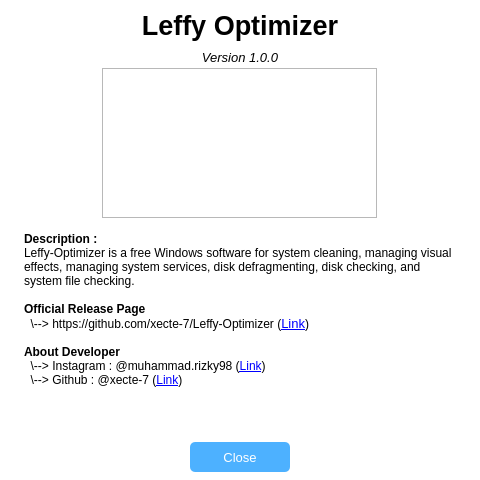
<?xml version="1.0" encoding="UTF-8"?>
<ui version="4.0">
 <class>Dialog</class>
 <widget class="QDialog" name="Dialog">
  <property name="geometry">
   <rect>
    <x>0</x>
    <y>0</y>
    <width>480</width>
    <height>480</height>
   </rect>
  </property>
  <property name="minimumSize">
   <size>
    <width>480</width>
    <height>480</height>
   </size>
  </property>
  <property name="maximumSize">
   <size>
    <width>480</width>
    <height>480</height>
   </size>
  </property>
  <property name="windowTitle">
   <string>Leffy-Optimizer v1.0.0 (About)</string>
  </property>
  <property name="windowIcon">
   <iconset resource="resources/qt_resource.qrc">
    <normaloff>:/logo/logo/logo-leffy_optimizer.png</normaloff>:/logo/logo/logo-leffy_optimizer.png</iconset>
  </property>
  <property name="styleSheet">
   <string notr="true">QDialog#Dialog {
	background-color: #ffffff;
}
QTextEdit#txt_Info {
	border: none;
	padding-left: 20px;
	padding-right: 20px;
	padding-top: 10px;
	padding-bottom: 10px;
}
QPushButton {
	background-color: #4db1ff;
	border-radius: 5px;
	color: #ffffff;
}</string>
  </property>
  <layout class="QVBoxLayout" name="verticalLayout">
   <property name="spacing">
    <number>0</number>
   </property>
   <property name="leftMargin">
    <number>0</number>
   </property>
   <property name="topMargin">
    <number>0</number>
   </property>
   <property name="rightMargin">
    <number>0</number>
   </property>
   <property name="bottomMargin">
    <number>0</number>
   </property>
   <item>
    <spacer name="verticalSpacer1">
     <property name="orientation">
      <enum>Qt::Vertical</enum>
     </property>
     <property name="sizeHint" stdset="0">
      <size>
       <width>20</width>
       <height>40</height>
      </size>
     </property>
    </spacer>
   </item>
   <item>
    <widget class="QLabel" name="lbl_Title">
     <property name="minimumSize">
      <size>
       <width>0</width>
       <height>35</height>
      </size>
     </property>
     <property name="maximumSize">
      <size>
       <width>16777215</width>
       <height>16777215</height>
      </size>
     </property>
     <property name="font">
      <font>
       <pointsize>20</pointsize>
       <bold>true</bold>
      </font>
     </property>
     <property name="text">
      <string>Leffy Optimizer</string>
     </property>
     <property name="alignment">
      <set>Qt::AlignCenter</set>
     </property>
    </widget>
   </item>
   <item>
    <widget class="QLabel" name="lbl_Version">
     <property name="minimumSize">
      <size>
       <width>0</width>
       <height>25</height>
      </size>
     </property>
     <property name="maximumSize">
      <size>
       <width>16777215</width>
       <height>20</height>
      </size>
     </property>
     <property name="font">
      <font>
       <pointsize>10</pointsize>
       <italic>true</italic>
      </font>
     </property>
     <property name="text">
      <string>Version 1.0.0</string>
     </property>
     <property name="alignment">
      <set>Qt::AlignCenter</set>
     </property>
    </widget>
   </item>
   <item alignment="Qt::AlignHCenter|Qt::AlignVCenter">
    <widget class="QFrame" name="frame_Main">
     <property name="minimumSize">
      <size>
       <width>275</width>
       <height>150</height>
      </size>
     </property>
     <property name="maximumSize">
      <size>
       <width>375</width>
       <height>16777215</height>
      </size>
     </property>
     <property name="styleSheet">
      <string notr="true">border-image: url(:/images/images/leffy.jpg);</string>
     </property>
     <property name="frameShape">
      <enum>QFrame::StyledPanel</enum>
     </property>
     <property name="frameShadow">
      <enum>QFrame::Raised</enum>
     </property>
    </widget>
   </item>
   <item>
    <widget class="QTextEdit" name="txt_Info">
     <property name="minimumSize">
      <size>
       <width>0</width>
       <height>215</height>
      </size>
     </property>
     <property name="maximumSize">
      <size>
       <width>16777215</width>
       <height>16777215</height>
      </size>
     </property>
     <property name="font">
      <font>
       <pointsize>10</pointsize>
      </font>
     </property>
     <property name="readOnly">
      <bool>true</bool>
     </property>
     <property name="html">
      <string>&lt;!DOCTYPE HTML PUBLIC &quot;-//W3C//DTD HTML 4.0//EN&quot; &quot;http://www.w3.org/TR/REC-html40/strict.dtd&quot;&gt;
&lt;html&gt;&lt;head&gt;&lt;meta name=&quot;qrichtext&quot; content=&quot;1&quot; /&gt;&lt;meta charset=&quot;utf-8&quot; /&gt;&lt;style type=&quot;text/css&quot;&gt;
p, li { white-space: pre-wrap; }
hr { height: 1px; border-width: 0; }
li.unchecked::marker { content: &quot;\2610&quot;; }
li.checked::marker { content: &quot;\2612&quot;; }
&lt;/style&gt;&lt;/head&gt;&lt;body style=&quot; font-family:'Segoe UI'; font-size:10pt; font-weight:400; font-style:normal;&quot;&gt;
&lt;p style=&quot; margin-top:0px; margin-bottom:0px; margin-left:0px; margin-right:0px; -qt-block-indent:0; text-indent:0px;&quot;&gt;&lt;span style=&quot; font-size:9pt; font-weight:700;&quot;&gt;Description :&lt;/span&gt;&lt;/p&gt;
&lt;p style=&quot; margin-top:0px; margin-bottom:0px; margin-left:0px; margin-right:0px; -qt-block-indent:0; text-indent:0px;&quot;&gt;&lt;span style=&quot; font-size:9pt;&quot;&gt;Leffy-Optimizer is a free Windows software for system cleaning, managing visual effects, managing system services, disk defragmenting, disk checking, and system file checking.&lt;/span&gt;&lt;/p&gt;
&lt;p style=&quot;-qt-paragraph-type:empty; margin-top:0px; margin-bottom:0px; margin-left:0px; margin-right:0px; -qt-block-indent:0; text-indent:0px; font-size:9pt;&quot;&gt;&lt;br /&gt;&lt;/p&gt;
&lt;p style=&quot; margin-top:0px; margin-bottom:0px; margin-left:0px; margin-right:0px; -qt-block-indent:0; text-indent:0px;&quot;&gt;&lt;span style=&quot; font-size:9pt; font-weight:700;&quot;&gt;Official Release Page&lt;/span&gt;&lt;/p&gt;
&lt;p style=&quot; margin-top:0px; margin-bottom:0px; margin-left:0px; margin-right:0px; -qt-block-indent:0; text-indent:0px;&quot;&gt;&lt;span style=&quot; font-size:9pt;&quot;&gt;  \--&amp;gt; https://github.com/xecte-7/Leffy-Optimizer (&lt;/span&gt;&lt;a href=&quot;https://github.com/xecte-7/Leffy-Optimizer&quot;&gt;&lt;span style=&quot; text-decoration: underline; color:#0000ff;&quot;&gt;Link&lt;/span&gt;&lt;/a&gt;&lt;span style=&quot; font-size:9pt;&quot;&gt;)&lt;/span&gt;&lt;/p&gt;
&lt;p style=&quot;-qt-paragraph-type:empty; margin-top:0px; margin-bottom:0px; margin-left:0px; margin-right:0px; -qt-block-indent:0; text-indent:0px; font-size:9pt;&quot;&gt;&lt;br /&gt;&lt;/p&gt;
&lt;p style=&quot; margin-top:0px; margin-bottom:0px; margin-left:0px; margin-right:0px; -qt-block-indent:0; text-indent:0px;&quot;&gt;&lt;span style=&quot; font-size:9pt; font-weight:700;&quot;&gt;About Developer&lt;/span&gt;&lt;/p&gt;
&lt;p style=&quot; margin-top:0px; margin-bottom:0px; margin-left:0px; margin-right:0px; -qt-block-indent:0; text-indent:0px;&quot;&gt;&lt;span style=&quot; font-size:9pt;&quot;&gt;  \--&amp;gt; Instagram : @muhammad.rizky98 (&lt;/span&gt;&lt;a href=&quot;https://www.instagram.com/muhammad.rizky98&quot;&gt;&lt;span style=&quot; font-size:9pt; text-decoration: underline; color:#0000ff;&quot;&gt;Link&lt;/span&gt;&lt;/a&gt;&lt;span style=&quot; font-size:9pt;&quot;&gt;)&lt;/span&gt;&lt;/p&gt;
&lt;p style=&quot; margin-top:0px; margin-bottom:0px; margin-left:0px; margin-right:0px; -qt-block-indent:0; text-indent:0px;&quot;&gt;&lt;span style=&quot; font-size:9pt;&quot;&gt;  \--&amp;gt; Github : @xecte-7 (&lt;/span&gt;&lt;a href=&quot;https://github.com/xecte-7&quot;&gt;&lt;span style=&quot; font-size:9pt; text-decoration: underline; color:#0000ff;&quot;&gt;Link&lt;/span&gt;&lt;/a&gt;&lt;span style=&quot; font-size:9pt;&quot;&gt;)&lt;/span&gt;&lt;/p&gt;&lt;/body&gt;&lt;/html&gt;</string>
     </property>
    </widget>
   </item>
   <item>
    <spacer name="verticalSpacer2">
     <property name="orientation">
      <enum>Qt::Vertical</enum>
     </property>
     <property name="sizeHint" stdset="0">
      <size>
       <width>20</width>
       <height>40</height>
      </size>
     </property>
    </spacer>
   </item>
   <item alignment="Qt::AlignHCenter">
    <widget class="QPushButton" name="btn_Close">
     <property name="minimumSize">
      <size>
       <width>100</width>
       <height>30</height>
      </size>
     </property>
     <property name="maximumSize">
      <size>
       <width>100</width>
       <height>30</height>
      </size>
     </property>
     <property name="font">
      <font>
       <pointsize>10</pointsize>
      </font>
     </property>
     <property name="text">
      <string>Close</string>
     </property>
    </widget>
   </item>
   <item>
    <spacer name="verticalSpacer3">
     <property name="orientation">
      <enum>Qt::Vertical</enum>
     </property>
     <property name="sizeHint" stdset="0">
      <size>
       <width>20</width>
       <height>40</height>
      </size>
     </property>
    </spacer>
   </item>
  </layout>
 </widget>
 <resources>
  <include location="resources/qt_resource.qrc"/>
 </resources>
 <connections/>
</ui>
